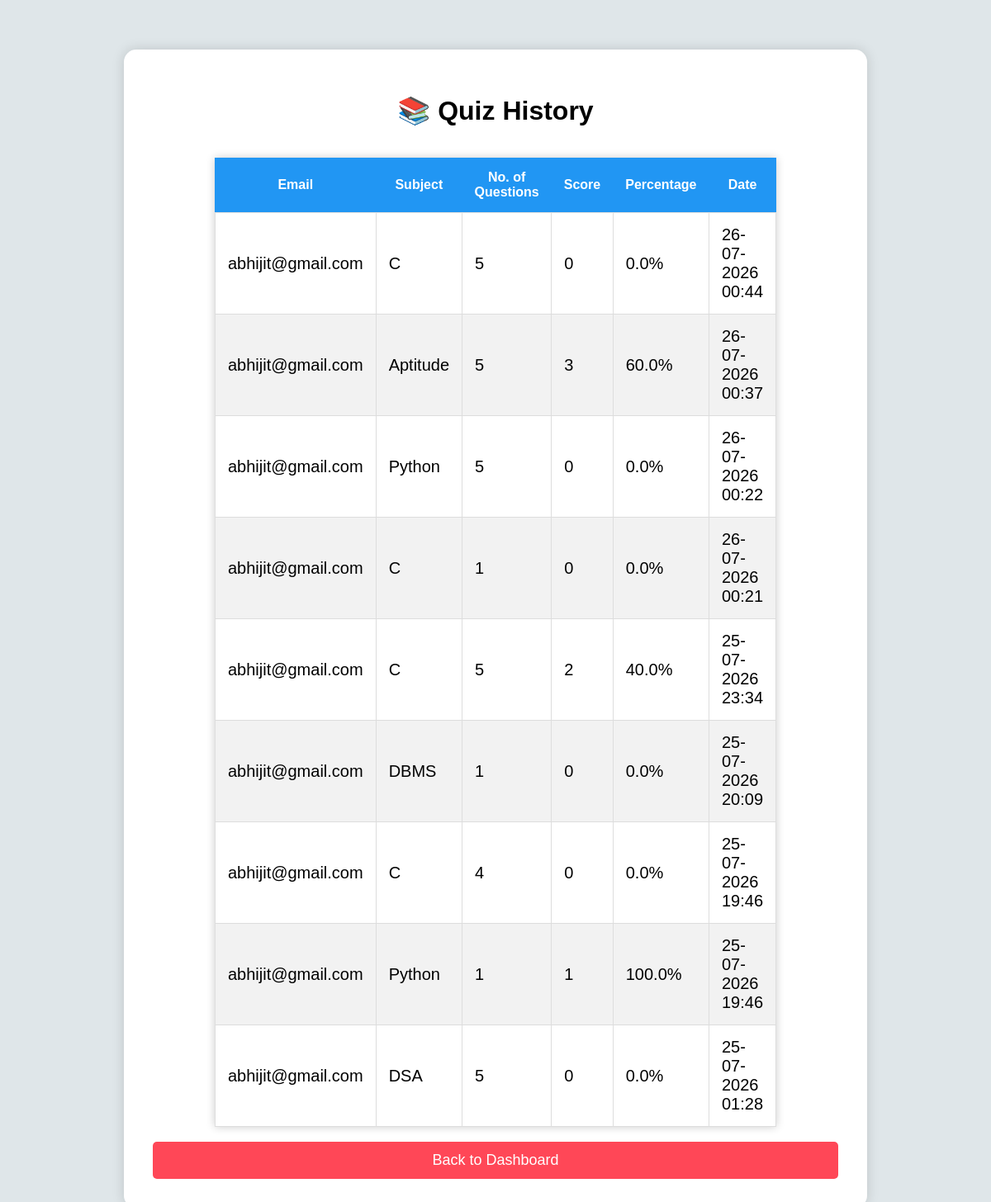
The page /quiz_history on the database its author committed.
### tables this page shows
CREATE TABLE history(
        id INTEGER PRIMARY KEY AUTOINCREMENT,
        student_email TEXT,
        subject TEXT,
        score INTEGER,
        total INTEGER,
        percentage REAL,
        quiz_date TEXT
    );

### app.py (the view)
@app.route("/quiz_history")
def quiz_history():
    conn = sqlite3.connect("quiz.db")
    cur = conn.cursor()
    cur.execute("""
    SELECT student_email,
           subject,
           score,
           total,
           percentage,
           quiz_date
    FROM history
    ORDER BY id DESC
    """)
    records = cur.fetchall()
    conn.close()
    return render_template(
        "history.html",
        records=records
    )

### templates/history.html (shortened to what this page needs)
<!DOCTYPE html>
<html>
<head>
<link rel="stylesheet"
href="{{ url_for('static', filename='css/style.css') }}">
</head>
<body>
<div class="container">
<h1>📚 Quiz History</h1>
<br>
<table class="result-table">
<tr>
    <th>Email</th>
    <th>Subject</th>
    <th>No. of Questions</th>
    <th>Score</th>
    <th>Percentage</th>
    <th>Date</th>
</tr>
<tbody>
{% for row in records %}
<tr>
<td>{{ row[0] }}</td>
<td>{{ row[1] }}</td>
<td>{{ row[3] }}</td>
<td>{{ row[2] }}</td>
<td>{{ row[4] }}%</td>
<td>{{ row[5] }}</td>
</tr>
{% endfor %}
</tbody>
</table>
<br>
<a href="/dashboard">
<button>
Back to Dashboard
</button>
</a>
</div>
</body>
</html>

### static/css/style.css (style rules this page uses)
* { margin: 0; padding: 0; box-sizing: border-box; font-family: Arial, Helvetica, sans-serif; }
body { background: #dfe6e9; margin: 0; padding: 30px; }
.container { width: 900px; max-width: 95%; margin: 30px auto; background: #fff; padding: 35px; border-radius: 15px; box-shadow: 0 0 15px rgba(0, 0, 0, 0.15); }
h1, h3 { text-align: center; }
h1 { margin: 20px; }
button { width: 100%; padding: 12px; background: #ff4757; color: white; border: none; border-radius: 5px; font-size: 18px; cursor: pointer; }
a { text-decoration: none; color: red; }
.result-table { width: 80%; margin: auto; border-collapse: collapse; background: white; box-shadow: 0 0 10px rgba(0, 0, 0, .2); }
.result-table td { padding: 15px; border: 1px solid #ddd; font-size: 20px; }
.result-table th { background: #2196f3; color: white; padding: 15px; }
.result-table tr:nth-child(even) { background: #f2f2f2; }

### rows shown on the page
history: student_email "abhijit@gmail.com", subject "C", total "5", score "0", percentage "0.0", quiz_date "26-07-2026 00:44"
history: student_email "abhijit@gmail.com", subject "Aptitude", total "5", score "3", percentage "60.0", quiz_date "26-07-2026 00:37"
history: student_email "abhijit@gmail.com", subject "Python", total "5", score "0", percentage "0.0", quiz_date "26-07-2026 00:22"
history: student_email "abhijit@gmail.com", subject "C", total "1", score "0", percentage "0.0", quiz_date "26-07-2026 00:21"
history: student_email "abhijit@gmail.com", subject "C", total "5", score "2", percentage "40.0", quiz_date "25-07-2026 23:34"
history: student_email "abhijit@gmail.com", subject "DBMS", total "1", score "0", percentage "0.0", quiz_date "25-07-2026 20:09"
history: student_email "abhijit@gmail.com", subject "C", total "4", score "0", percentage "0.0", quiz_date "25-07-2026 19:46"
history: student_email "abhijit@gmail.com", subject "Python", total "1", score "1", percentage "100.0", quiz_date "25-07-2026 19:46"
history: student_email "abhijit@gmail.com", subject "DSA", total "5", score "0", percentage "0.0", quiz_date "25-07-2026 01:28"
